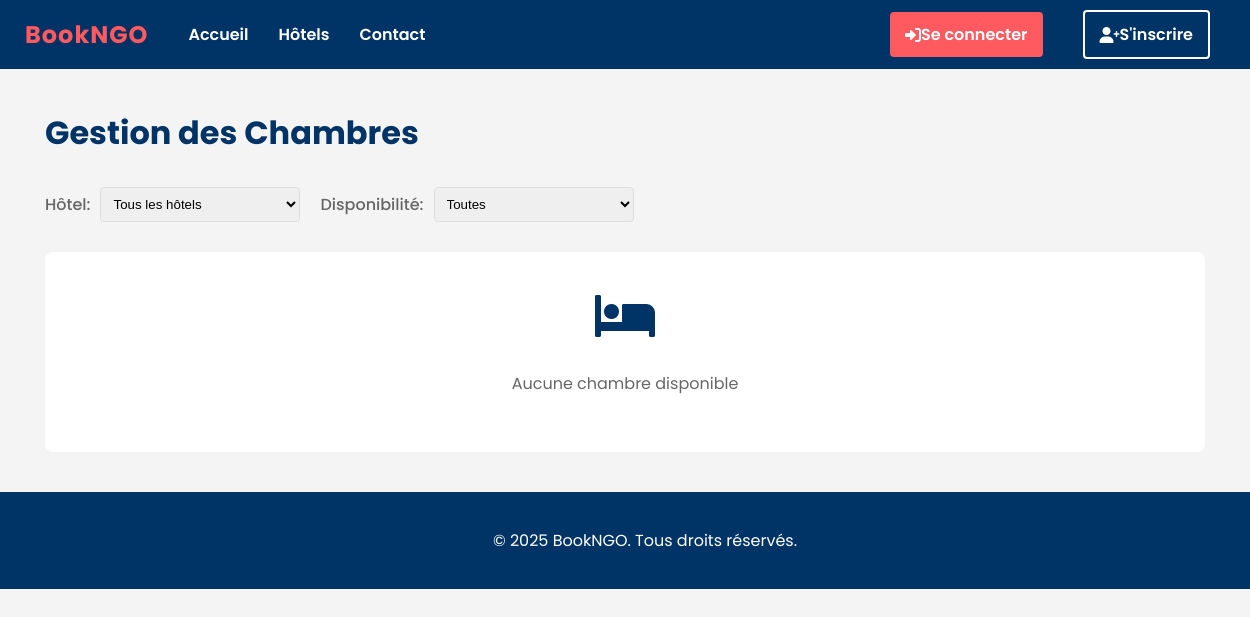
The app's page /api/hotels/rooms/, older data.
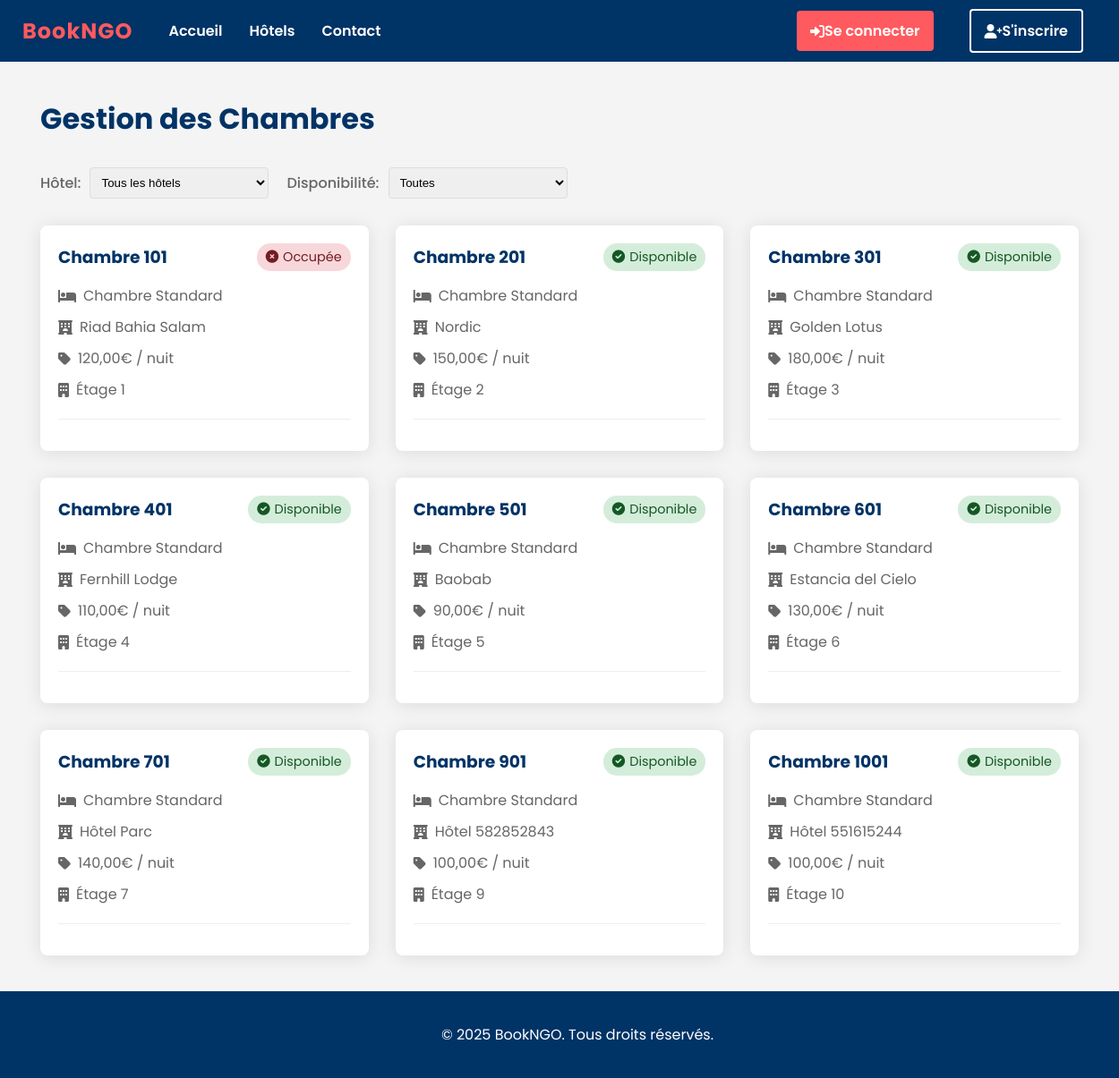
The same page, newer data.
### hotel_app/models.py (models this page shows, shortened)
class Room(models.Model):
    hotel = models.ForeignKey(Hotel, on_delete=models.CASCADE, related_name='rooms')
    room_type = models.ForeignKey(RoomType, on_delete=models.CASCADE)
    room_number = models.CharField(max_length=10)
    floor = models.PositiveIntegerField()
    is_available = models.BooleanField(default=True)

class RoomType(models.Model):
    STANDARD = 'standard'
    DELUXE = 'deluxe'
    PRESIDENTIELLE = 'presidentielle'
    TYPE_CHOICES = (
        (STANDARD, 'Chambre Standard'),
        (DELUXE, 'Chambre Deluxe'),
        (PRESIDENTIELLE, 'Suite Présidentielle'),
    )
    hotel = models.ForeignKey(Hotel, on_delete=models.CASCADE, related_name='room_types')
    name = models.CharField(max_length=50, choices=TYPE_CHOICES)
    description = models.TextField()
    base_price = models.DecimalField(max_digits=10, decimal_places=2)
    capacity = models.PositiveIntegerField()
    amenities = models.TextField(blank=True)

class Hotel(models.Model):
    owner = models.ForeignKey(User, on_delete=models.CASCADE, related_name='hotels')
    name = models.CharField(max_length=255)
    description = models.TextField()
    address = models.TextField()
    city = models.CharField(max_length=100)
    country = models.CharField(max_length=100)
    email = models.EmailField()
    phone = models.CharField(max_length=20)
    image = models.ImageField(upload_to='hotels/', null=True, blank=True)
    base_price = models.DecimalField(max_digits=10, decimal_places=2, default=0)

### hotel_app/views.py (the view)
# urls.py: path('rooms/', room_list, name='room-list'),
def room_list(request):
    rooms = Room.objects.select_related('hotel', 'room_type').all()
    hotels = Hotel.objects.all()
    if request.user.is_authenticated and request.user.role == 2:
        rooms = rooms.filter(hotel__owner=request.user)
        hotels = hotels.filter(owner=request.user)
    context = {
        'rooms': rooms,
        'hotels': hotels,
        'title': 'Gestion des Chambres'
    }
    return render(request, 'hotel_app/room_list.html', context)

### templates/hotel_app/room_list.html (shortened to what this page needs)
{% extends "base.html" %}
{% block content %}
<div class="rooms-container">
    <div class="section-header">
        <h1>Gestion des Chambres</h1>
    </div>
    <div class="room-filters">
        <div class="filter-group">
            <label for="hotel-filter">Hôtel:</label>
            <select id="hotel-filter">
                <option value="">Tous les hôtels</option>
            </select>
        </div>
        <div class="filter-group">
            <label for="availability-filter">Disponibilité:</label>
            <select id="availability-filter">
                <option value="">Toutes</option>
            </select>
        </div>
    </div>
    <div class="room-grid">
        {% for room in rooms %}
        <div class="room-card" data-hotel="{{ room.hotel.id }}" data-available="{{ room.is_available|lower }}">
            <div class="room-header">
                <h3>Chambre {{ room.room_number }}</h3>
                <span class="room-status {% if room.is_available %}available{% else %}occupied{% endif %}">
                    <i class="fas {% if room.is_available %}fa-check-circle{% else %}fa-times-circle{% endif %}"></i>
                    {% if room.is_available %}Disponible{% else %}Occupée{% endif %}
                </span>
            </div>
            <div class="room-info">
                <p class="room-type">
                    <i class="fas fa-bed"></i>
                    {{ room.room_type.get_name_display }}
                </p>
                <p class="room-hotel">
                    <i class="fas fa-hotel"></i>
                    {{ room.hotel.name }}
                </p>
                <p class="room-price">
                    <i class="fas fa-tag"></i>
                    {{ room.room_type.base_price }}€ / nuit
                </p>
                <p class="room-floor">
                    <i class="fas fa-building"></i>
                    Étage {{ room.floor }}
                </p>
            </div>
            <div class="room-actions">
            </div>
        </div>
        {% empty %}
        <div class="no-rooms">
            <i class="fas fa-bed"></i>
            <p>Aucune chambre disponible</p>
        </div>
        {% endfor %}
    </div>
</div>
{% endblock %}

Row changes from the older to the newer data that the page shows:
added Room: room_number "101", is_available False (drawn), room_type.name "Chambre Standard", hotel.name "Riad Bahia Salam", room_type.base_price "120,00", floor "1"
added Room: room_number "201", is_available True (drawn), room_type.name "Chambre Standard", hotel.name "Nordic", room_type.base_price "150,00", floor "2"
added Room: room_number "301", is_available True (drawn), room_type.name "Chambre Standard", hotel.name "Golden Lotus", room_type.base_price "180,00", floor "3"
added Room: room_number "401", is_available True (drawn), room_type.name "Chambre Standard", hotel.name "Fernhill Lodge", room_type.base_price "110,00", floor "4"
added Room: room_number "501", is_available True (drawn), room_type.name "Chambre Standard", hotel.name "Baobab", room_type.base_price "90,00", floor "5"
added Room: room_number "601", is_available True (drawn), room_type.name "Chambre Standard", hotel.name "Estancia del Cielo", room_type.base_price "130,00", floor "6"
added Room: room_number "701", is_available True (drawn), room_type.name "Chambre Standard", hotel.name "Hôtel Parc", room_type.base_price "140,00", floor "7"
added Room: room_number "901", is_available True (drawn), room_type.name "Chambre Standard", hotel.name "Hôtel 582852843", room_type.base_price "100,00", floor "9"
added Room: room_number "1001", is_available True (drawn), room_type.name "Chambre Standard", hotel.name "Hôtel 551615244", room_type.base_price "100,00", floor "10"
Text that changed along with them:
text no longer shown: "Aucune chambre disponible"
